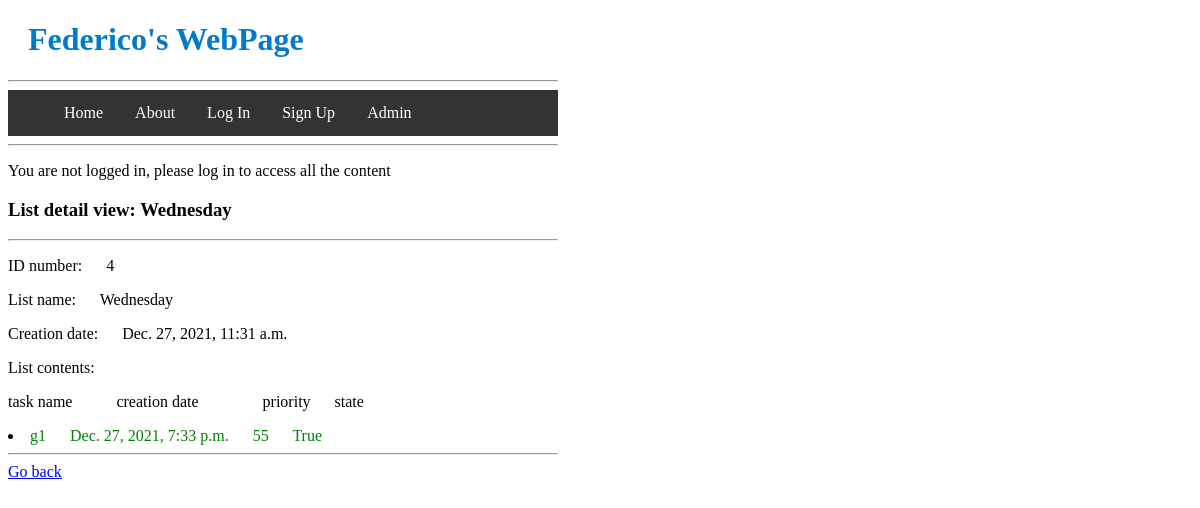
The page /list/4/detail on the database its author committed.
### main/models.py (models this page shows, shortened)
class TodoList(models.Model):
	name = models.CharField(max_length=200) #name of the list
	creation_date = models.DateTimeField('date created', default=datetime.datetime.now())

class Item(models.Model): #atributes of every item
	todolist = models.ForeignKey(TodoList, on_delete= models.CASCADE)
	text = models.CharField(max_length=300)
	creation_date = models.DateTimeField('date created', default=datetime.datetime.now())
	priority = models.IntegerField(default=0)
	complete = models.BooleanField()

### main/views.py (the view)
# urls.py: path("list/<int:list_number>/detail", views.list_detail, name="List_detail"),
def list_detail(response,list_number):# I recive number variable, from the url
	list_obj = TodoList.objects.filter(id=list_number) #returns a list only one match
	tasks = Item.objects.filter(todolist=list_obj[0])
	args = {"list_number": list_number,
			"list_obj":list_obj[0],
			"tasks":tasks}
	return render(response, "main/list_view_detail.html", args)

### main/templates/main/list_view_detail.html (shortened to what this page needs)
{% extends 'main/base.html' %}
    {% block header %}
    <h3>List detail view: {{list_obj.name}}</h3>
    {% endblock %}
    {% block body %}
    <p>ID number: &emsp; {{list_number}}</p>
    <p>List name: &emsp; {{list_obj.name}}</p>
    <p>Creation date: &emsp; {{list_obj.creation_date}}</p>
    <p>List contents:</p>
    <p>task name &emsp; &emsp; creation date &emsp; &emsp; &emsp; priority &emsp; state</p>
    {% for task in tasks %}
    <li>
        <a>{{task.text}}</a>
        <a>{{task.creation_date}}</a>
        <a>{{task.priority}}</a>
        <a>{{task.complete}}</a>
    </li>
    {% endfor %}
    <hr>
    <a href="http://127.0.0.1:8000/list/{{list_number}}">Go back</a>
    {% endblock %}

### main/static/main/style.css (style rules this page uses)
li a { color: green; }
body { width: 550px; background: white url("images/background.gif") no-repeat; background-size:550px 200px; }

### rows shown on the page
TodoList: name "Wednesday", creation_date "Dec. 27, 2021, 11:31 a.m."
Item: text "g1", creation_date "Dec. 27, 2021, 7:33 p.m.", priority "55", complete "True"

### other values the page prints
{{ list_number }} "4"
